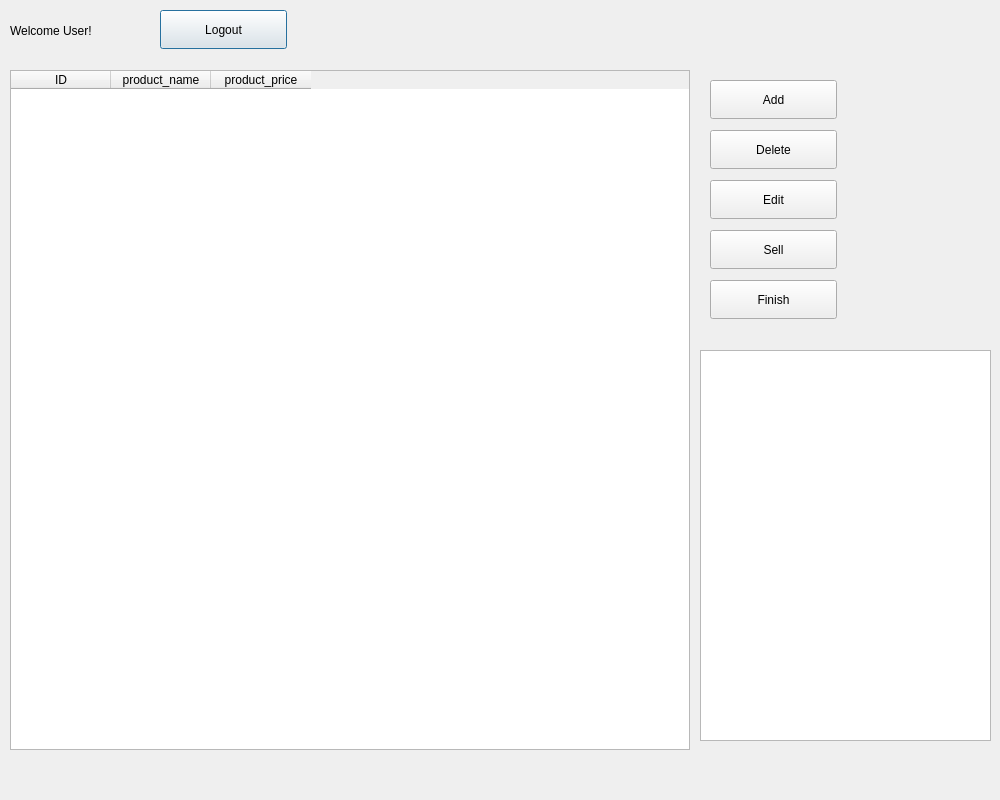
<?xml version="1.0" encoding="UTF-8"?>
<ui version="4.0">
 <class>Dialog</class>
 <widget class="QDialog" name="Dialog">
  <property name="geometry">
   <rect>
    <x>0</x>
    <y>0</y>
    <width>1000</width>
    <height>800</height>
   </rect>
  </property>
  <property name="windowTitle">
   <string>Dialog</string>
  </property>
  <widget class="QLabel" name="welcome_lbl">
   <property name="geometry">
    <rect>
     <x>10</x>
     <y>10</y>
     <width>161</width>
     <height>41</height>
    </rect>
   </property>
   <property name="text">
    <string>Welcome User!</string>
   </property>
  </widget>
  <widget class="QPushButton" name="logout_but">
   <property name="geometry">
    <rect>
     <x>160</x>
     <y>10</y>
     <width>127</width>
     <height>39</height>
    </rect>
   </property>
   <property name="text">
    <string>Logout</string>
   </property>
  </widget>
  <widget class="QTableWidget" name="tbl">
   <property name="geometry">
    <rect>
     <x>10</x>
     <y>70</y>
     <width>680</width>
     <height>680</height>
    </rect>
   </property>
   <column>
    <property name="text">
     <string>ID</string>
    </property>
   </column>
   <column>
    <property name="text">
     <string>product_name</string>
    </property>
   </column>
   <column>
    <property name="text">
     <string>product_price</string>
    </property>
   </column>
  </widget>
  <widget class="QPushButton" name="add_but">
   <property name="geometry">
    <rect>
     <x>710</x>
     <y>80</y>
     <width>127</width>
     <height>39</height>
    </rect>
   </property>
   <property name="text">
    <string>Add</string>
   </property>
  </widget>
  <widget class="QPushButton" name="del_but">
   <property name="geometry">
    <rect>
     <x>710</x>
     <y>130</y>
     <width>127</width>
     <height>39</height>
    </rect>
   </property>
   <property name="text">
    <string>Delete</string>
   </property>
  </widget>
  <widget class="QPushButton" name="edit_but">
   <property name="geometry">
    <rect>
     <x>710</x>
     <y>180</y>
     <width>127</width>
     <height>39</height>
    </rect>
   </property>
   <property name="text">
    <string>Edit</string>
   </property>
  </widget>
  <widget class="QPushButton" name="sell_but">
   <property name="geometry">
    <rect>
     <x>710</x>
     <y>230</y>
     <width>127</width>
     <height>39</height>
    </rect>
   </property>
   <property name="text">
    <string>Sell</string>
   </property>
  </widget>
  <widget class="QPushButton" name="finish_but">
   <property name="geometry">
    <rect>
     <x>710</x>
     <y>280</y>
     <width>127</width>
     <height>39</height>
    </rect>
   </property>
   <property name="text">
    <string>Finish</string>
   </property>
  </widget>
  <widget class="QListWidget" name="lst">
   <property name="geometry">
    <rect>
     <x>700</x>
     <y>350</y>
     <width>291</width>
     <height>391</height>
    </rect>
   </property>
  </widget>
 </widget>
 <resources/>
 <connections/>
</ui>
